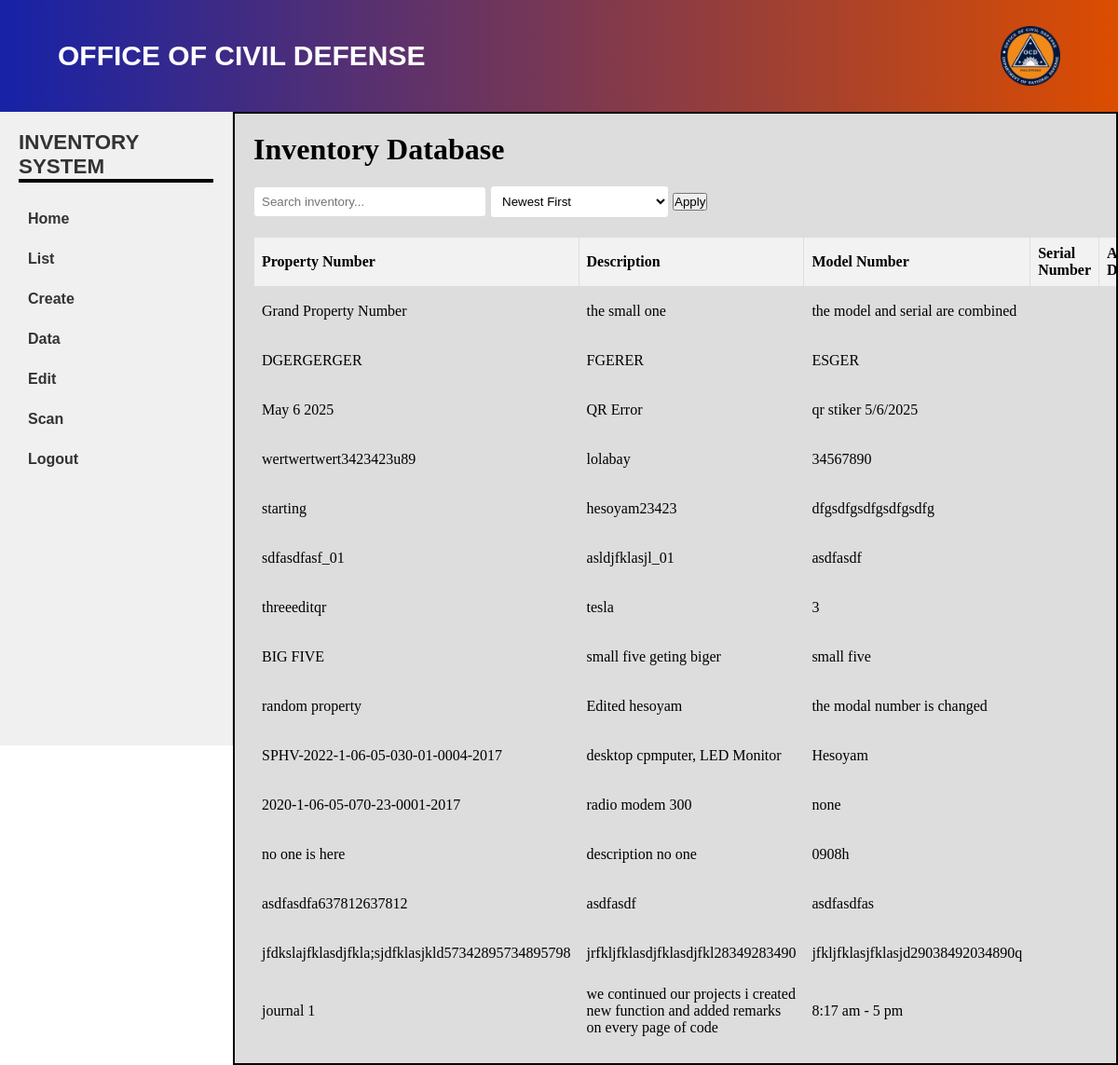
The app's page /pages/landing.php?page=data with its own data.
### tables this page shows
CREATE TABLE `inventory` (
  `id` int(11) NOT NULL,
  `property_number` varchar(255) NOT NULL,
  `description` text NOT NULL,
  `model_number` varchar(255) NOT NULL,
  `acquisition_date` date DEFAULT NULL,
  `person_accountable` varchar(255) NOT NULL,
  `signature_of_inventory_team_date` date DEFAULT NULL,
  `cost` double DEFAULT NULL,
  `remarks` varchar(255) DEFAULT NULL
);

### pages/landing/data.php (the view, shortened to what this page needs)
<!DOCTYPE html>
<html lang="en">
<head>
    <link rel="stylesheet" href="/inventory-system/public/styles/landingstyle/data.css">
</head>
<body>
    <h1>Inventory Database</h1>
    <div class="search-sort-container">
        <form method="GET" action="">
            <input type="text" name="search" class="search-box"
                   placeholder="Search inventory..."
                   value="<?= htmlspecialchars($_GET['search'] ?? '') ?>">
            <select name="sort" class="sort-select">
                <option value="date_desc" <?= ($_GET['sort'] ?? 'date_desc') === 'date_desc' ? 'selected' : '' ?>>
                    Newest First
                </option>
            </select>
            <button type="submit">Apply</button>
        </form>
    </div>
    <?php
    $pdo = new PDO("mysql:host=localhost;dbname=inventory-system", "root", "");
    $sql = "SELECT * FROM inventory WHERE 1=1";
    $sortOption = $_GET['sort'] ?? 'date_desc';
    switch ($sortOption) {
        default:
            $sql .= " ORDER BY STR_TO_DATE(signature_of_inventory_team_date, '%Y-%m-%d') DESC";
    }
    try {
        $stmt = $pdo->prepare($sql);
        $stmt->execute();
        $items = $stmt->fetchAll(PDO::FETCH_ASSOC);
    } catch (PDOException $e) {
        die("Database error: " . htmlspecialchars($e->getMessage()));
    }
    ?>
    <table class="inventory-table">
        <thead>
            <tr>
                <th>Property Number</th>
                <th>Description</th>
                <th>Model Number</th>
                <th>Serial Number</th>
                <th>Acquisition Date/Cost</th>
            </tr>
        </thead>
        <tbody>
            <?php if (count($items) > 0): ?>
                <?php foreach ($items as $item): ?>
                <tr>
                    <td><?= htmlspecialchars($item['property_number']) ?></td>
                    <td><?= htmlspecialchars($item['description']) ?></td>
                    <td><?= htmlspecialchars($item['model_number']) ?></td>
                    <td><?= htmlspecialchars($item['serial_number']) ?></td>
                    <td><?= htmlspecialchars($item['acquisition_date_cost']) ?></td>
                </tr>
                <?php endforeach; ?>
            <?php else: ?>
                <tr>
                    <td colspan="8" style="text-align: center;">No inventory items found</td>
                </tr>
            <?php endif; ?>
        </tbody>
    </table>
</body>
</html>

### pages/landing.php (shortened to what this page needs)
<!DOCTYPE html>
<html lang="en">
<head>
    <link rel="stylesheet" href="/inventory-system/public/styles/landing.css">
</head>
<body>
<div class="header">
    <h1>OFFICE OF CIVIL DEFENSE</h1>
    <img src="/inventory-system/public/img/ocd.png" alt="">
</div>
<div class="main-container">
    <div class="left-nav">
        <h1>INVENTORY SYSTEM<hr></h1>
        <ul>
            <li><a href="?page=home">Home</a></li>
            <li><a href="?page=list">List</a></li>
            <li><a href="?page=create">Create</a></li>
            <li><a href="?page=data">Data</a></li>
            <li><a href="?page=edit">Edit</a></li>
            <li><a href="landing/scan.php">Scan</a></li>
            <li><a href="logout.php">Logout</a></li>
        </ul>
    </div>
    <div class="content-area">
        <?php
        $page = $_GET['page'] ?? 'home';
        switch($page) {
            case 'data':
                include 'landing/data.php';
                break;
        }
        ?>
    </div>
</div>
</body>
</html>

### public/styles/landing.css (style rules this page uses)
* { margin: 0; padding: 0; box-sizing: border-box; }
body { display: flex; flex-direction: column; min-height: 100vh; overflow-x: hidden; }
.header { display: flex; justify-content: space-between; align-items: center; background: linear-gradient(to right, #1622a7, #dc4d00); height: 15vh; width: 100%; color: white; font-family: 'Gill Sans', 'Gill Sans MT', Calibri, 'Trebuchet MS', sans-serif; padding: 0 1vw; position: sticky; top: 0; z-index: 100; }
.header h1 { margin-left: 50px; font-size: 30px; }
.header img { width: auto; height: 8vh; max-height: q70px; min-height: 30px; margin-right: 50px; object-fit: contain; }
.main-container { display: flex; flex: 1; width: 100%; }
.left-nav { width: 250px; min-width: 100px; background: #f0f0f0; padding: 20px; border-right: 1px solid #ddd; height: calc(100vh - 15vh); position: sticky; top: 15vh; overflow-y: auto; }
li a { font-weight: bold; font-family: 'Franklin Gothic Medium', 'Arial Narrow', Arial, sans-serif; }
.left-nav h1 { display: inline-block; font-size: 1.4rem; font-weight: bold; font-family: 'Franklin Gothic Medium', 'Arial Narrow', Arial, sans-serif; margin-bottom: 20px; color: #333; }
h1 hr { height: 4px; background-color: black; width: 100%; border: none; }
.left-nav ul { list-style: none; }
.left-nav li a { display: block; padding: 10px; color: #333; text-decoration: none; transition: background 0.3s; border-radius: 4px; margin-bottom: 5px; }
.content-area { flex: 1; padding: 20px; background: #ddd; min-height: calc(100vh - 15vh); overflow-y: auto; }

### public/styles/landingstyle/data.css (style rules this page uses)
table { border: solid 2px black; }
.content-area { border:solid 2px black; }
table, th, td { padding:5px; border: 1px solid red; }
tbody tr td { border: 1px solid red; }
.search-sort-container { margin: 20px 0; display: flex; gap: 20px; flex-wrap: wrap; }
.search-box { padding: 8px; border: 1px solid #ddd; border-radius: 4px; min-width: 250px; }
.sort-select { padding: 8px; border: 1px solid #ddd; border-radius: 4px; background-color: white; }
.inventory-table { width: 100%; border-collapse: collapse; margin-top: 20px; }
.inventory-table th, .inventory-table td { border: 1px solid #ddd; padding: 8px; text-align: left; }
.inventory-table th { background-color: #f2f2f2; }

### records on screen
inventory: property_number "Grand Property Number", description "the small one", model_number "the model and serial are combined"
inventory: property_number "DGERGERGER", description "FGERER", model_number "ESGER"
inventory: property_number "May 6 2025", description "QR Error", model_number "qr stiker 5/6/2025"
inventory: property_number "wertwertwert3423423u89", description "lolabay", model_number "34567890"
inventory: property_number "starting", description "hesoyam23423", model_number "dfgsdfgsdfgsdfgsdfg"
inventory: property_number "sdfasdfasf_01", description "asldjfklasjl_01", model_number "asdfasdf"
inventory: property_number "threeeditqr", description "tesla", model_number "3"
inventory: property_number "BIG FIVE", description "small five geting biger", model_number "small five"
inventory: property_number "random property", description "Edited hesoyam", model_number "the modal number is changed"
inventory: property_number "SPHV-2022-1-06-05-030-01-0004-2017", description "desktop cpmputer, LED Monitor", model_number "Hesoyam"
inventory: property_number "2020-1-06-05-070-23-0001-2017", description "radio modem 300", model_number "none"
inventory: property_number "no one is here", description "description no one", model_number "0908h"
inventory: property_number "asdfasdfa637812637812", description "asdfasdf", model_number "asdfasdfas"
inventory: property_number "jfdkslajfklasdjfkla;sjdfklasjkld57342895734895798", description "jrfkljfklasdjfklasdjfkl28349283490", model_number "jfkljfklasjfklasjd29038492034890q"
inventory: property_number "journal 1", description "we continued our projects i created new function and added remarks on every page of code", model_number "8:17 am - 5 pm"
